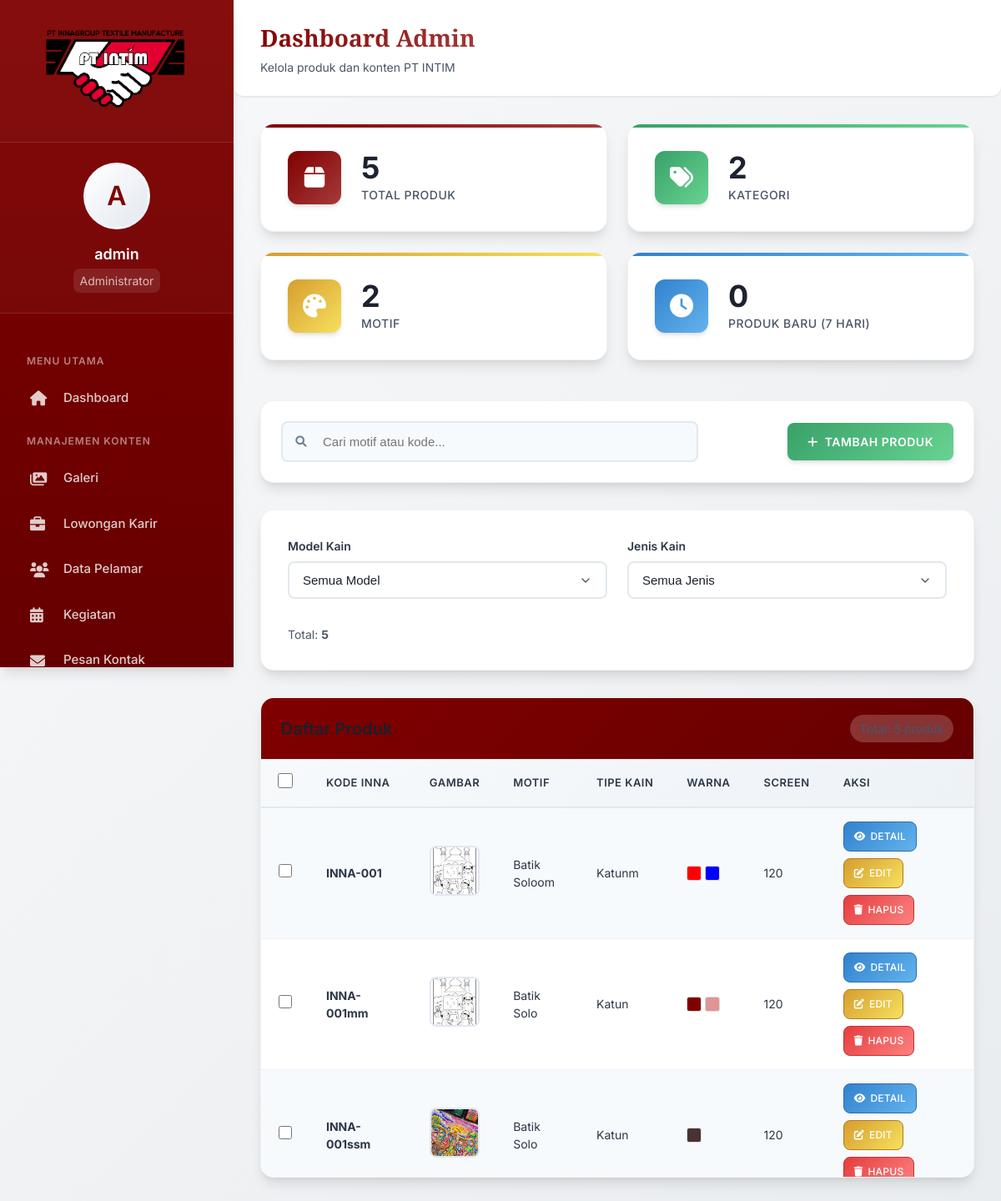
/admin/admin_dashboard.php (signed in), run on the app's committed database.
### tables this page shows
CREATE TABLE `produk` (
  `kode_inna` varchar(50) NOT NULL,
  `gambar` text DEFAULT NULL,
  `motif_kain` varchar(100) DEFAULT NULL,
  `tipe_kain` varchar(100) DEFAULT NULL,
  `warna_kain` text DEFAULT NULL,
  `screen` varchar(50) DEFAULT NULL,
  `deskripsi` varchar(100) NOT NULL,
  `created_at` timestamp NOT NULL DEFAULT current_timestamp()
);

### admin/admin_dashboard.php (the view, shortened to what this page needs)
<?php
include 'config.php';
include 'header.php';
$username = $_SESSION['username'];
$search = isset($_GET['cari']) ? mysqli_real_escape_string($conn, $_GET['cari']) : '';
$query_sql = "SELECT * FROM produk WHERE 1=1";
$result = mysqli_query($conn, $query_sql);
$total_tampil = mysqli_num_rows($result);
$total_produk = mysqli_num_rows(mysqli_query($conn, "SELECT * FROM produk"));
$total_kategori = mysqli_num_rows(mysqli_query($conn, "SELECT DISTINCT tipe_kain FROM produk"));
$total_motif = mysqli_num_rows(mysqli_query($conn, "SELECT DISTINCT motif_kain FROM produk"));
$produk_baru = mysqli_num_rows(mysqli_query($conn, "SELECT * FROM produk WHERE created_at >= DATE_SUB(NOW(), INTERVAL 7 DAY)"));
?>
<?php include 'template_start.php'; ?>
<main class="main-content">
    <header class="top-header">
        <div>
            <h1 class="page-title">Dashboard Admin</h1>
            <p style="color: var(--text-light); font-size: 14px;">Kelola produk dan konten PT INTIM</p>
        </div>
    </header>
    <div class="content-area">
        <div class="stats-grid">
            <div class="stat-card">
                <div class="stat-icon total">
                    <i class="fas fa-box"></i>
                </div>
                <div class="stat-content">
                    <h3><?= $total_produk ?></h3>
                    <p>Total Produk</p>
                </div>
            </div>
            <div class="stat-card">
                <div class="stat-icon active">
                    <i class="fas fa-tags"></i>
                </div>
                <div class="stat-content">
                    <h3><?= $total_kategori ?></h3>
                    <p>Kategori</p>
                </div>
            </div>
            <div class="stat-card">
                <div class="stat-icon pending">
                    <i class="fas fa-palette"></i>
                </div>
                <div class="stat-content">
                    <h3><?= $total_motif ?></h3>
                    <p>Motif</p>
                </div>
            </div>
            <div class="stat-card">
                <div class="stat-icon review">
                    <i class="fas fa-clock"></i>
                </div>
                <div class="stat-content">
                    <h3><?= $produk_baru ?></h3>
                    <p>Produk Baru (7 hari)</p>
                </div>
            </div>
        </div>
        <div class="action-bar">
            <div class="search-box">
                <form action="" method="GET">
                    <input type="text" name="cari" class="search-input" placeholder="Cari motif atau kode..."
                           value="<?= htmlspecialchars($search) ?>">
                    <button type="submit" class="search-btn">
                        <i class="fa fa-search"></i>
                    </button>
                </form>
            </div>
            <div class="btn-group">
                <a href="tambah_produk.php" class="btn btn-success">
                    <i class="fas fa-plus"></i> Tambah Produk
                </a>
            </div>
        </div>
        <div class="filter-section">
            <form method="GET" action="" class="filter-form">
                <div class="filter-group">
                    <label class="filter-label">Model Kain</label>
                    <select name="motif" class="filter-select" onchange="this.form.submit()">
                        <option value="">Semua Model</option>
                    </select>
                </div>
                <div class="filter-group">
                    <label class="filter-label">Jenis Kain</label>
                    <select name="tipe" class="filter-select" onchange="this.form.submit()">
                        <option value="">Semua Jenis</option>
                    </select>
                </div>
                <div class="filter-group">
                    <div class="filter-buttons">
                        <span style="font-size: 14px; color: var(--text-light);">
                            Total: <b><?= $total_tampil ?></b>
                        </span>
                    </div>
                </div>
            </form>
        </div>
        <form action="" method="POST" id="formBulkDelete">
            <div class="table-container">
                <div class="table-header">
                    <div class="table-title">Daftar Produk</div>
                    <div class="total-count">Total: <?= $total_tampil ?> produk</div>
                </div>
                <div class="table-responsive">
                    <table class="data-table">
                        <thead>
                            <tr>
                                <th class="checkbox-cell">
                                    <input type="checkbox" id="checkAllHeader" class="check-all">
                                </th>
                                <th>Kode INNA</th>
                                <th>Gambar</th>
                                <th>Motif</th>
                                <th>Tipe Kain</th>
                                <th>Warna</th>
                                <th>Screen</th>
                                <th>Aksi</th>
                            </tr>
                        </thead>
                        <tbody>
                            <?php if($total_tampil > 0): ?>
                                <?php mysqli_data_seek($result, 0);  ?>
                                <?php while($row = mysqli_fetch_assoc($result)) : ?>
                                <tr>
                                    <td class="checkbox-cell">
                                        <input type="checkbox" name="pilih_hapus[]"
                                               value="<?= $row['kode_inna']; ?>" class="item-checkbox">
                                    </td>
                                    <td style="font-weight: bold;"><?= htmlspecialchars($row['kode_inna']); ?></td>
                                    <td>
                                        <?php
                                        $gambar_array = explode(",", $row['gambar']);
                                        $thumbnail = trim($gambar_array[0]);
                                        echo (!empty($thumbnail) && file_exists($thumbnail)) ?
                                            '<img src="'.$thumbnail.'" class="img-thumb" alt="Gambar Produk">' :
                                            '<small style="color:var(--text-light);">No Image</small>';
                                        ?>
                                    </td>
                                    <td><?= htmlspecialchars($row['motif_kain']); ?></td>
                                    <td><?= htmlspecialchars($row['tipe_kain']); ?></td>
                                    <td>
                                        <div style="display: flex; gap: 4px; flex-wrap: wrap;">
                                            <?php
                                            if (!empty($row['warna_kain'])) {
                                                $warna_data = explode(",", $row['warna_kain']);
                                                foreach ($warna_data as $w) {
                                                    $parts = explode(":", $w);
                                                    if (isset($parts[1])) {
                                                        $nama = htmlspecialchars(trim($parts[0]));
                                                        $hex = htmlspecialchars(trim($parts[1]));
                                                        echo '<div title="'.$nama.'"
                                                              style="background-color: '.$hex.';
                                                              width: 18px; height: 18px;
                                                              border: 1px solid #ddd;
                                                              border-radius: 3px;"></div>';
                                                    }
                                                }
                                            }
                                            ?>
                                        </div>
                                    </td>
                                    <td><?= htmlspecialchars($row['screen']); ?></td>
                                    <td>
                                        <div class="action-buttons">
                                            <a href="admin_detail_produk.php?id=<?= $row['kode_inna']; ?>" class="action-btn view">
                                                <i class="fas fa-eye"></i> Detail
                                            </a>
                                            <a href="edit_produk.php?id=<?= $row['kode_inna']; ?>" class="action-btn edit">
                                                <i class="fas fa-edit"></i> Edit
                                            </a>
                                            <a href="hapus_produk.php?id=<?= $row['kode_inna']; ?>" class="action-btn delete"
                                               onclick="return confirm('Hapus produk ini?')">
                                                <i class="fas fa-trash"></i> Hapus
                                            </a>
                                        </div>
                                    </td>
                                </tr>
                                <?php endwhile; ?>
                            <?php endif; ?>
                        </tbody>
                    </table>
                </div>
            </div>
        </form>
    </div>
</main>
<?php include 'template_end.php'; ?>

### admin/header.php (shortened to what this page needs)
<!DOCTYPE html>
<html lang="id">
<head>
    <link rel="stylesheet" href="https://cdnjs.cloudflare.com/ajax/libs/font-awesome/6.0.0/css/all.min.css">
    <link rel="stylesheet" href="style.css">
</head>
<body>
    <div class="admin-container">

### admin/template_start.php (shortened to what this page needs)
<!DOCTYPE html>
<html lang="id">
<head>
    <link rel="stylesheet" href="https://cdnjs.cloudflare.com/ajax/libs/font-awesome/6.0.0/css/all.min.css">
    <link rel="stylesheet" href="style.php">
</head>
<body>
    <div class="admin-container">
        <aside class="sidebar" id="sidebar">
            <div class="sidebar-header">
                <a href="admin_dashboard.php" class="sidebar-logo">
                    <img src="../logo small black.png" alt="PT INTIM">
                </a>
            </div>
            <div class="admin-info">
                <div class="admin-avatar">
                    <?= strtoupper(substr($username, 0, 1)) ?>
                </div>
                <div class="admin-name"><?= htmlspecialchars($username) ?></div>
                <div class="admin-role">Administrator</div>
            </div>
            <nav class="sidebar-nav">
                <div class="nav-title">Menu Utama</div>
                <a href="admin_dashboard.php" class="nav-item <?= $current_page == 'admin_dashboard.php' ? 'active' : '' ?>">
                    <i class="fas fa-home"></i>
                    <span>Dashboard</span>
                </a>
                <div class="nav-title">Manajemen Konten</div>
                <a href="galeri_admin.php" class="nav-item <?= $current_page == 'galeri_admin.php' ? 'active' : '' ?>">
                    <i class="fas fa-images"></i>
                    <span>Galeri</span>
                </a>
                <a href="admin_karir.php" class="nav-item <?= $current_page == 'admin_karir.php' ? 'active' : '' ?>">
                    <i class="fas fa-briefcase"></i>
                    <span>Lowongan Karir</span>
                </a>
                <a href="admin_lamar.php" class="nav-item <?= $current_page == 'admin_lamar.php' ? 'active' : '' ?>">
                    <i class="fas fa-users"></i>
                    <span>Data Pelamar</span>
                </a>
                <a href="admin_kegiatan.php" class="nav-item <?= $current_page == 'admin_kegiatan.php' ? 'active' : '' ?>">
                    <i class="fas fa-calendar-alt"></i>
                    <span>Kegiatan</span>
                </a>
                <a href="admin_kontak.php" class="nav-item <?= $current_page == 'admin_kontak.php' ? 'active' : '' ?>">
                    <i class="fas fa-envelope"></i>
                    <span>Pesan Kontak</span>
                </a>
            </nav>
        </aside>
    </div>
</body>

### admin/template_end.php (shortened to what this page needs)
    </div>
</body>
</html>

### data on the page
produk: kode_inna "INNA-001", gambar (picture), motif_kain "Batik Soloom", tipe_kain "Katunm", screen "120"
produk: kode_inna "INNA-001mm", motif_kain "Batik Solo", tipe_kain "Katun", screen "120"
produk: kode_inna "INNA-001ssm", gambar (picture), motif_kain "Batik Solo", tipe_kain "Katun", screen "120"

### other printed values
substr($username, 0, 1) "A"
$username "admin"
$total_produk "5"
$total_kategori "2"
$total_motif "2"
$produk_baru "0"
$total_tampil "5"
